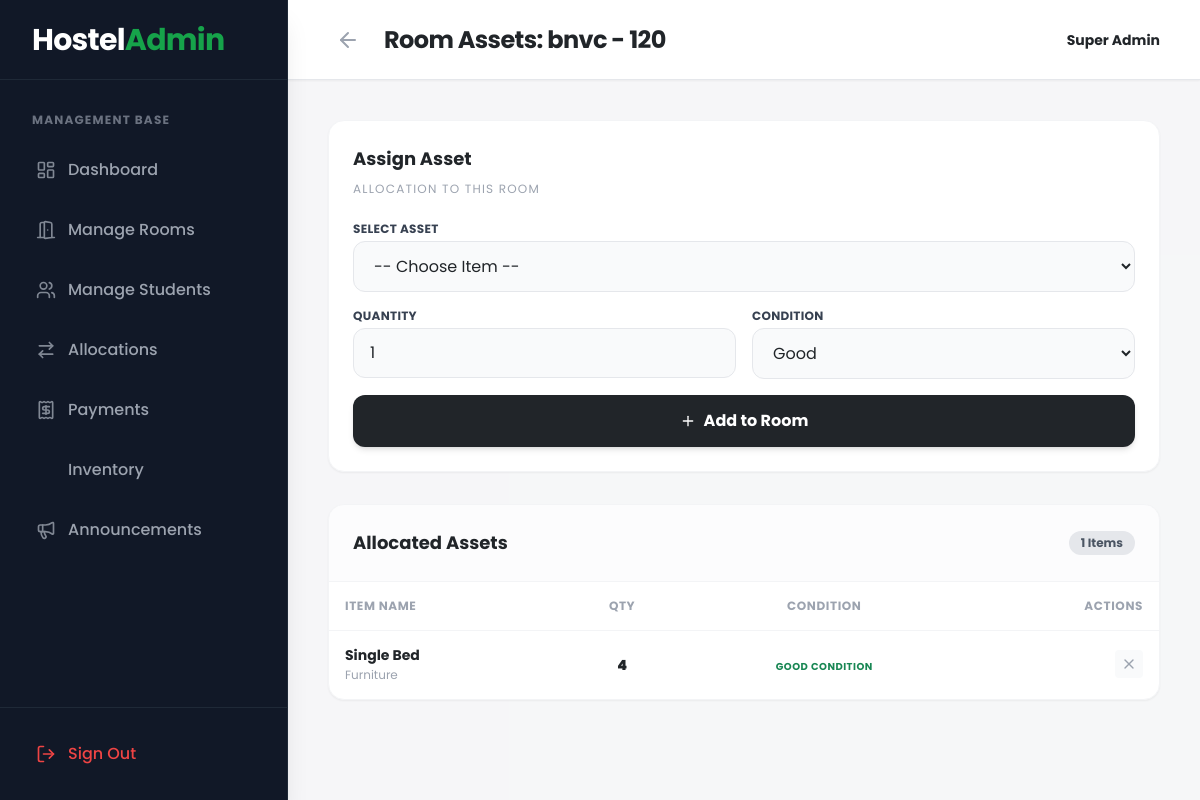
/admin/room_inventory.php?room_id=2 (signed in), run on an earlier commit of the app's database.
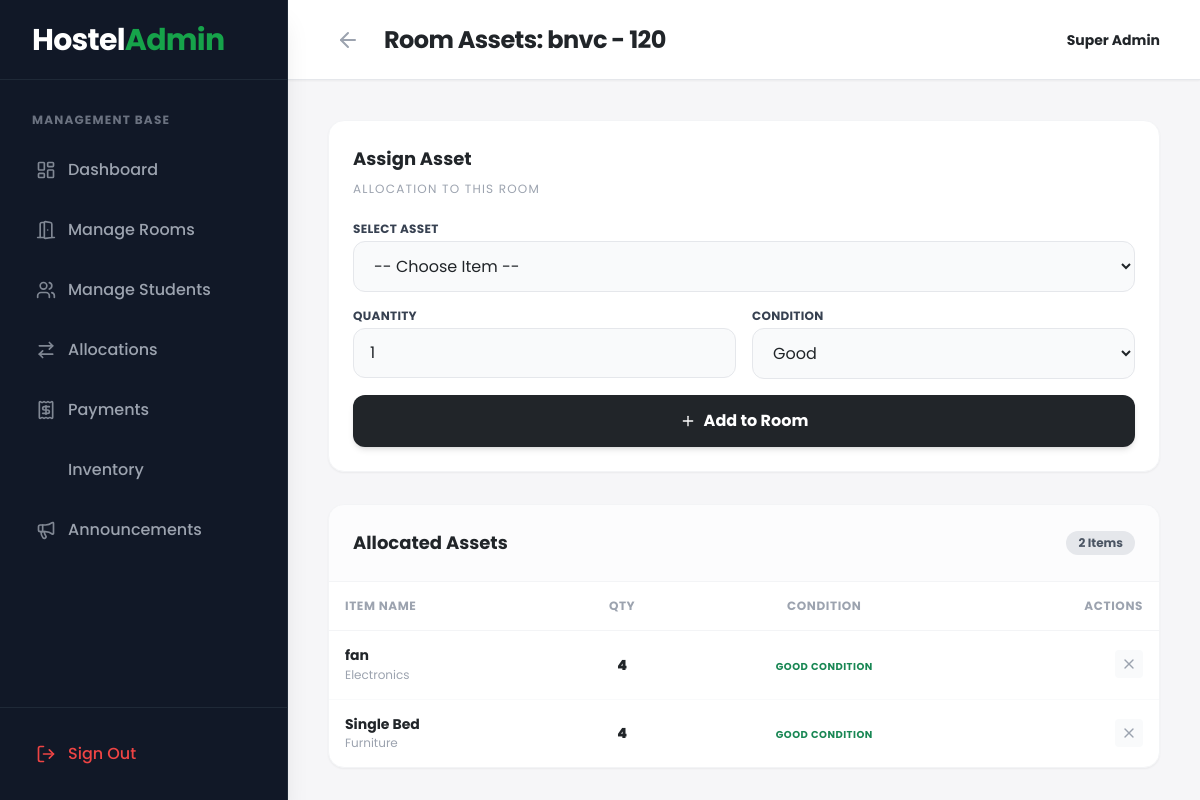
And on a later commit of the database.
### tables this page shows
CREATE TABLE `room_inventory` (
  `id` int(11) NOT NULL,
  `room_id` int(11) NOT NULL,
  `item_id` int(11) NOT NULL,
  `quantity` int(11) NOT NULL DEFAULT 1,
  `condition_status` enum('Good','Damaged','Missing') DEFAULT 'Good',
  `updated_at` timestamp NOT NULL DEFAULT current_timestamp() ON UPDATE current_timestamp()
);

CREATE TABLE `inventory` (
  `id` int(11) NOT NULL,
  `item_name` varchar(100) NOT NULL,
  `category` enum('Furniture','Electronics','Bedding','Other') DEFAULT 'Furniture',
  `total_stock` int(11) NOT NULL DEFAULT 0,
  `created_at` timestamp NOT NULL DEFAULT current_timestamp()
);

### admin/room_inventory.php (the view, shortened to what the changed rows need)
<?php
require_once '../config/database.php';
$room_id = isset($_GET['room_id']) ? (int)$_GET['room_id'] : 0;
$room_sql = "SELECT * FROM rooms WHERE id = $room_id";
$room_res = mysqli_query($conn, $room_sql);
$room = mysqli_fetch_assoc($room_res);
$items_sql = "SELECT ri.*, i.item_name, i.category
              FROM room_inventory ri
              JOIN inventory i ON ri.item_id = i.id
              WHERE ri.room_id = $room_id
              ORDER BY i.item_name ASC";
$items_res = mysqli_query($conn, $items_sql);
$room_items = [];
if($items_res) {
    while($row = mysqli_fetch_assoc($items_res)) {
        $room_items[] = $row;
    }
}
?>
<!DOCTYPE html>
<html lang="en">
<head>
    <script src="https://cdn.tailwindcss.com"></script>
    <link rel="stylesheet" href="https://cdnjs.cloudflare.com/ajax/libs/animate.css/4.1.1/animate.min.css"/>
</head>
<body class="bg-gray-50 font-sans text-dark flex h-screen overflow-hidden antialiased">
    <?php include '../includes/admin_sidebar.php'; ?>
    <main class="flex-1 flex flex-col h-full overflow-hidden z-10 w-full">
        <header class="h-20 bg-white shadow-sm flex items-center justify-between px-6 lg:px-10 border-b border-gray-200 z-10">
            <div class="flex items-center gap-4">
                <h1 class="text-2xl font-bold text-dark hidden sm:block tracking-tight">Room Assets: <?php echo htmlspecialchars($room['block_name'] . ' - ' . $room['room_number']); ?></h1>
            </div>
        </header>
        <div class="flex-1 overflow-y-auto p-6 lg:p-10 bg-gray-100/50">
            <div class="grid grid-cols-1 xl:grid-cols-3 gap-8">
                <div class="xl:col-span-2">
                    <div class="bg-white rounded-2xl animate__animated animate__fadeInUp animate__delay-1s shadow-sm border border-gray-100 overflow-hidden h-full flex flex-col">
                        <div class="p-6 border-b border-gray-100 bg-gray-50/50 flex justify-between items-center">
                            <h3 class="font-bold text-dark text-lg">Allocated Assets</h3>
                            <span class="bg-gray-200 text-gray-600 font-bold px-3 py-1 rounded-full text-xs"><?php echo count($room_items); ?> Items</span>
                        </div>
                        <div class="flex-1 overflow-auto">
                            <?php if(empty($room_items)): ?>
                                <div class="p-12 text-center">
                                    <i data-lucide="briefcase" class="w-12 h-12 text-gray-300 mx-auto mb-3"></i>
                                    <h3 class="text-lg font-bold text-gray-400">No assets in this room</h3>
                                    <p class="text-sm text-gray-400 mt-1">Add beds, fans, or chairs using the form on the left.</p>
                                </div>
                            <?php else: ?>
                                <table class="w-full text-left border-collapse">
                                    <thead>
                                        <tr class="bg-white text-gray-400 text-xs uppercase tracking-wider border-b border-gray-100">
                                            <th class="p-4 font-bold">Item Name</th>
                                            <th class="p-4 font-bold text-center">Qty</th>
                                            <th class="p-4 font-bold text-center">Condition</th>
                                            <th class="p-4 font-bold text-right">Actions</th>
                                        </tr>
                                    </thead>
                                    <tbody class="divide-y divide-gray-50">
                                        <?php foreach($room_items as $item): ?>
                                            <tr class="hover:bg-gray-50/50 transition">
                                                <td class="p-4">
                                                    <p class="font-bold text-dark text-sm leading-tight"><?php echo htmlspecialchars($item['item_name']); ?></p>
                                                    <p class="text-xs text-gray-400 mt-0.5"><?php echo $item['category']; ?></p>
                                                </td>
                                                <td class="p-4 text-center">
                                                    <span class="font-black text-dark text-sm"><?php echo $item['quantity']; ?></span>
                                                </td>
                                                <td class="p-4 text-center">
                                                    <?php
                                                        $cond = $item['condition_status'];
                                                        if($cond == 'Good') echo '<span class="text-success font-bold text-[10px] uppercase tracking-wider">Good Condition</span>';
                                                        elseif($cond == 'Damaged') echo '<span class="text-warning font-bold text-[10px] uppercase tracking-wider">Damaged</span>';
                                                        else echo '<span class="text-danger font-bold text-[10px] uppercase tracking-wider">Missing Item</span>';
                                                    ?>
                                                </td>
                                                <td class="p-4 text-right">
                                                    <div class="flex justify-end gap-2">
                                                        <form action="../actions/assign_inventory_action.php" method="POST" class="inline" onsubmit="return confirm('Remove this item from the room?');">
                                                            <button type="submit" class="p-1.5 text-gray-400 hover:text-danger transition bg-gray-50 hover:bg-red-50 rounded"><i data-lucide="x" class="w-4 h-4"></i></button>
                                                        </form>
                                                    </div>
                                                </td>
                                            </tr>
                                        <?php endforeach; ?>
                                    </tbody>
                                </table>
                            <?php endif; ?>
                        </div>
                    </div>
                </div>
            </div>
        </div>
    </main>
</body>
</html>

### includes/admin_sidebar.php (shortened to what the changed rows need)
<?php
$current_page = basename($_SERVER['PHP_SELF']);
$nav_items = [
    'dashboard.php' => ['icon' => 'layout-dashboard', 'label' => 'Dashboard'],
    'manage_rooms.php' => ['icon' => 'door-open', 'label' => 'Manage Rooms'],
    'manage_students.php' => ['icon' => 'users', 'label' => 'Manage Students'],
    'allocations.php' => ['icon' => 'arrow-right-left', 'label' => 'Allocations'],
    'payments.php' => ['icon' => 'receipt', 'label' => 'Payments'],
    'inventory.php' => ['icon' => 'packages', 'label' => 'Inventory'],
    'announcements.php' => ['icon' => 'megaphone', 'label' => 'Announcements'],
];
?>
<aside class="w-72 bg-gray-900 shadow-xl hidden lg:flex flex-col h-full border-r border-gray-800 relative z-20">
    <nav class="flex-1 py-8 px-5 space-y-2 overflow-y-auto w-full no-scrollbar">
        <h4 class="px-3 text-xs font-bold text-gray-500 uppercase tracking-widest mb-4">Management Base</h4>
        <?php foreach ($nav_items as $url => $item): ?>
            <?php
            $isActive = ($current_page == $url);
            $activeClass = $isActive ? 'bg-primary text-white shadow-md shadow-green-500/20 hover:-translate-y-0.5' : 'text-gray-400 hover:bg-gray-800 hover:text-white';
            ?>
            <a href="<?php echo $url; ?>" class="flex items-center gap-3 px-4 py-3.5 rounded-xl font-medium transition duration-200 <?php echo $activeClass; ?>">
                <i data-lucide="<?php echo $item['icon']; ?>" class="w-5 h-5 <?php echo $isActive ? 'opacity-90' : 'opacity-80'; ?>"></i> <?php echo $item['label']; ?>
            </a>
        <?php endforeach; ?>
    </nav>
</aside>

What changed in the data, as far as the page shows it:
added room_inventory: item.item_name "fan", item.category "Electronics", quantity "4", condition_status "GOOD CONDITION"
Also different on the page:
count($room_items): "1" → "2"
